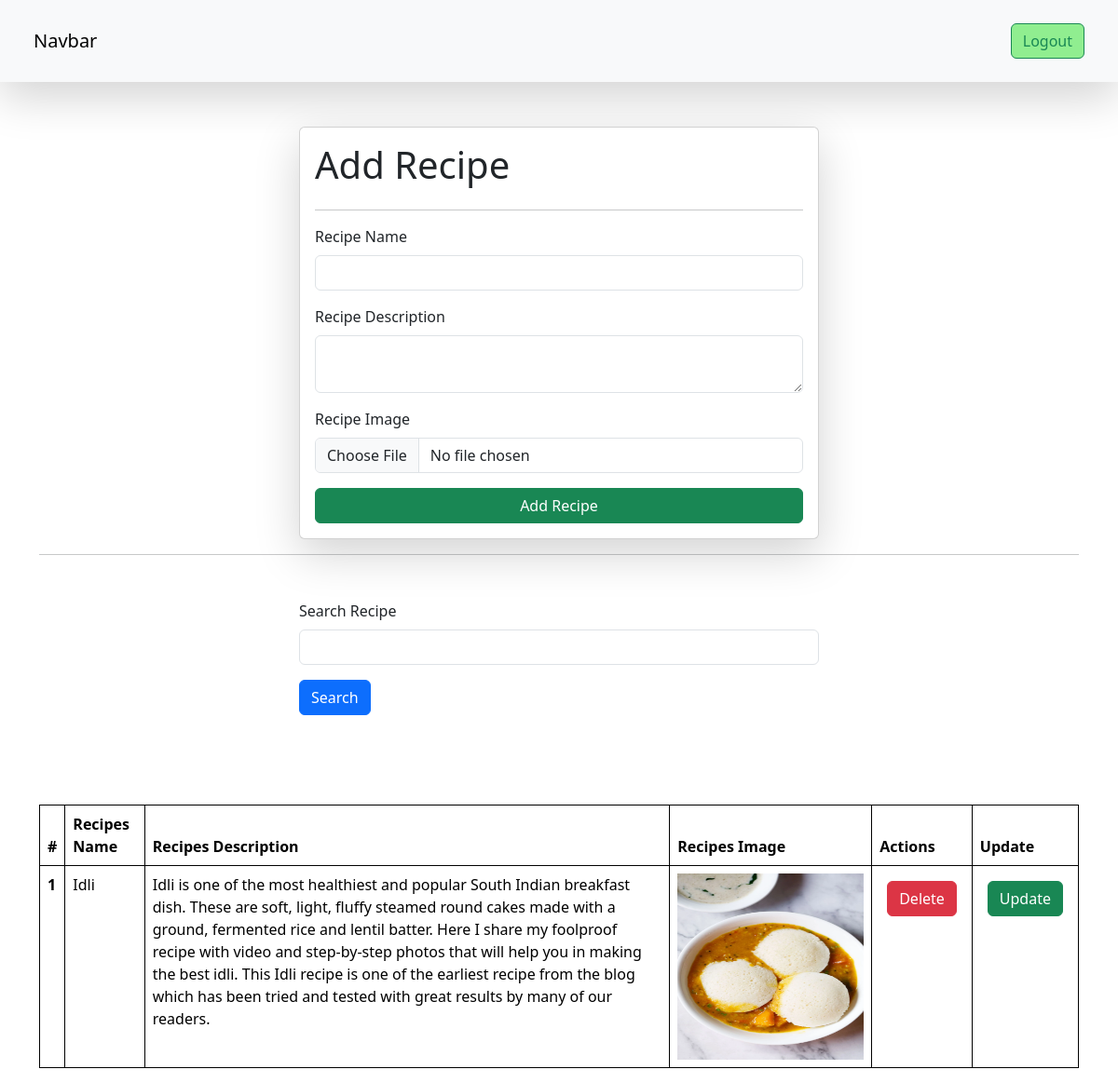
The page /recipe/ (signed in) on the database its author committed.
### vege/models.py (models this page shows, shortened)
class recipe(models.Model):
    user = models.ForeignKey(User , on_delete=models.SET_NULL, null=True, blank=True)
    name = models.CharField(max_length=100)
    description = models.TextField()
    image = models.ImageField(upload_to="recipe")
    slug = models.SlugField(unique=True)

### vege/views.py (the view, shortened to what this page needs)
# urls.py: path("recipe/", recipes ,name="recipe"),
@login_required(login_url="/login/")
def recipes(request):
    queryset = recipe.objects.all()
    if request.GET.get('search'):
        queryset = queryset.filter(name__icontains = request.GET.get('search'))
    context = {'recipes' : queryset}
    return render(request,"recipe.html",context)

### vege/templates/recipe.html (shortened to what this page needs)
{% extends "base.html" %}
{% block start %}
    <div class="container mt-5">
        <form class="col-6 mx-auto card p-3 shadow-lg" method="post" enctype="multipart/form-data">
            <h1>Add Recipe</h1>
            <hr>
            <div class="mb-3">
              <label for="Name" class="form-label">Recipe Name</label>
              <input name="name" required type="text" class="form-control">
            </div>
            <div class="mb-3">
              <label for="Description" class="form-label">Recipe Description</label>
              <textarea name="description" required class="form-control"></textarea>
            </div>
            <div class="mb-3">
                <label for="Image" class="form-label">Recipe Image</label>
                <input name="image" type="file" class="form-control">
              </div>
            <button type="submit" class="btn btn-success">Add Recipe</button>
          </form>
          <hr>
          <div class="mt-5">
            <div class="mx-auto col-6">
              <form>
              <div class="mb-3">
                <label for="search" class="form-label">Search Recipe</label>
                <input name="search" type="text" class="form-control">
              </div>
              <button type="submit" class="btn btn-primary">Search</button>
            </form>
            </div>
          </div>
          <br><br><br><br>
          <table class="table">
            <thead>
              <tr>
                <th scope="col">#</th>
                <th scope="col">Recipes Name</th>
                <th scope="col">Recipes Description</th>
                <th scope="col">Recipes Image</th>
                <th scope="col">Actions</th>
                <th scope="col">Update</th>
              </tr>
            </thead>
            <tbody>
              {% for recipe in recipes %}
              <tr>
                <th scope="row">{{ forloop.counter }}</th>
                <td>{{recipe.name}}</td>
                <td>{{recipe.description}}</td>
                <td>
                  <img  src="/media/{{recipe.image}}" style="height: 200px; width: 200px;"></td>
                <td>
                  <a href="/delete-recipe/{{ recipe.id }}/" class="btn btn-danger m-2">Delete</a>
                </td>
                <td>
                  <a href="/update-recipe/{{ recipe.slug }}/" class="btn btn-success m-2">Update</a>
                </td>
                </tr>
              {% endfor %}
            </tbody>
          </table>
    </div>
{% endblock %}

### vege/templates/recipe.html (style rules this page uses)
table,th,td { border: 1px solid black; }

### rows shown on the page
recipe: name "Idli", description "Idli is one of the most healthiest and popular South Indian breakfast dish. These are soft, light, fluffy steamed round cakes made with a ground, fermented rice and lentil batter. Here I share my foolproof recipe with video and step-by-step photos that will help you in making the best idli. This Idli recipe is one of the earliest recipe from the blog which has been tried and tested with great results by many of our readers.", image (picture)
